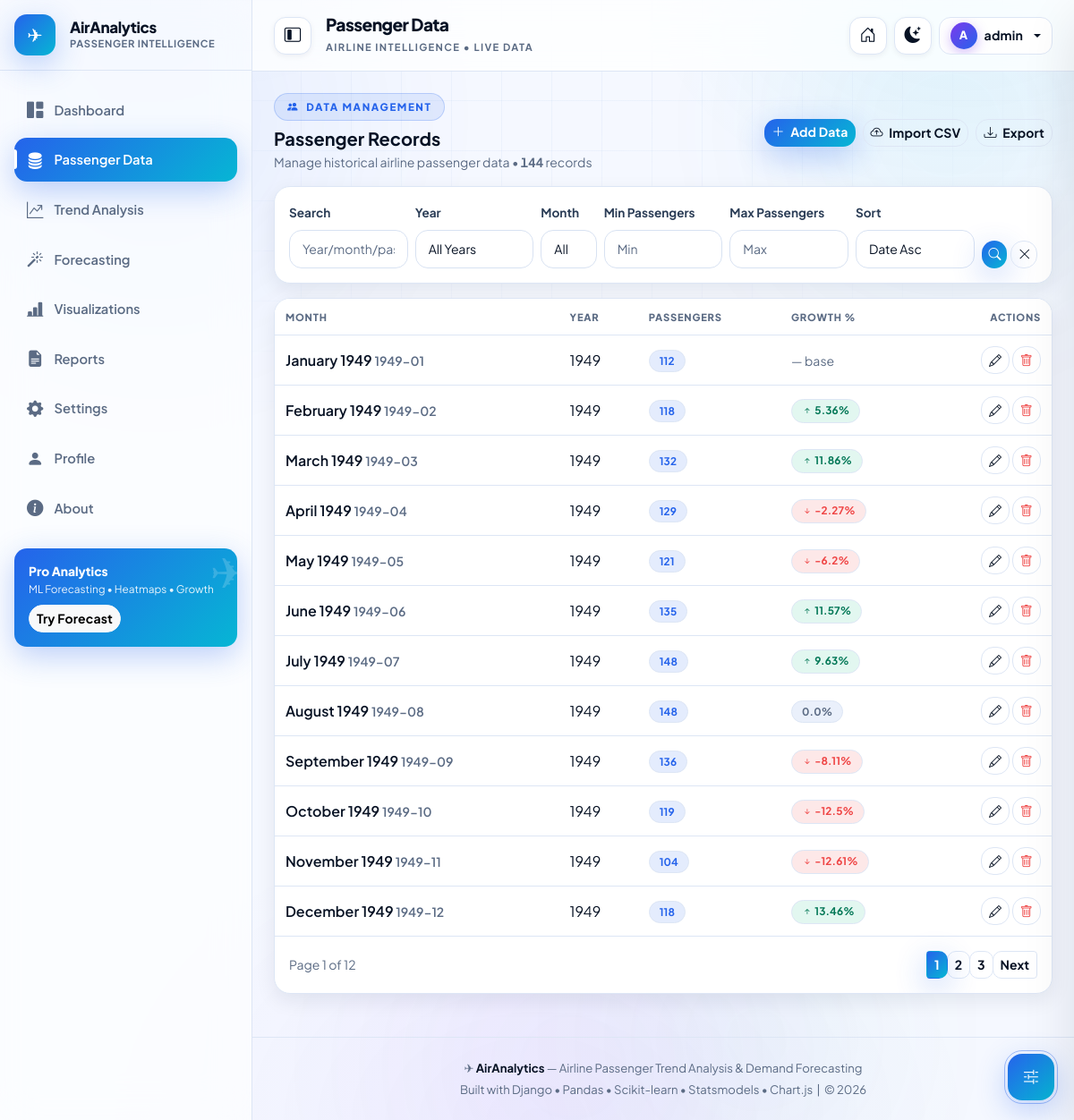
The app's page /passengers/ (signed in) with its own data.
### passengers/models.py (models this page shows, shortened)
class PassengerData(models.Model):
    month = models.DateField(unique=True, db_index=True, help_text="First day of month, e.g. 1949-01-01")
    passengers = models.PositiveIntegerField(validators=[MinValueValidator(0)], help_text="Number of passengers")
    created_at = models.DateTimeField(auto_now_add=True)
    updated_at = models.DateTimeField(auto_now=True)
    class Meta:
        ordering = ['month']
        verbose_name = 'Passenger Data'
        verbose_name_plural = 'Passenger Data'
        indexes = [
            models.Index(fields=['month']),
            models.Index(fields=['passengers']),
        ]

### passengers/views.py (the view)
# urls.py: path('passengers/', views.passenger_list, name='passenger_list'),
@login_required
def passenger_list(request):
    qs = get_filtered_queryset(request)
    all_ordered = PassengerData.objects.all().order_by('month')
    growth_map = {}
    prev = None
    for rec in all_ordered:
        if prev is not None and prev.passengers != 0:
            growth = (rec.passengers - prev.passengers) / prev.passengers * 100
            growth_map[rec.id] = round(growth, 2)
        else:
            growth_map[rec.id] = None
        prev = rec
    paginator = Paginator(qs, 12)
    page_number = request.GET.get('page')
    page_obj = paginator.get_page(page_number)
    filter_form = PassengerFilterForm(request.GET)
    years = PassengerData.objects.dates('month', 'year')
    years_list = sorted(set([d.year for d in PassengerData.objects.values_list('month', flat=True)]), reverse=True) if PassengerData.objects.exists() else []
    if PassengerData.objects.exists():
        years_list = sorted(set([m.year for m in PassengerData.objects.values_list('month', flat=True)]), reverse=True)
        from django.db.models.functions import ExtractYear
        years_list = sorted(PassengerData.objects.annotate(y=ExtractYear('month')).values_list('y', flat=True).distinct(), reverse=True)
    else:
        years_list = []
    context = {
        'page_obj': page_obj,
        'filter_form': filter_form,
        'growth_map': growth_map,
        'years_list': years_list,
        'query_params': request.GET.urlencode(),
    }
    return render(request, 'passengers/passenger_list.html', context)

### passengers/templates/passengers/passenger_list.html (shortened to what this page needs)
{% extends "base.html" %}
{% block page_title %}Passenger Data{% endblock %}
{% block content %}
{% load formatting %}
<div class="d-flex flex-wrap justify-content-between align-items-center gap-2 mb-3">
  <div>
    <span class="eyebrow"><i class="bi bi-people-fill"></i> Data Management</span>
    <h5 class="fw-bold mb-1 mt-2">Passenger Records</h5>
    <p class="small text-muted mb-0">Manage historical airline passenger data &bull; <strong class="count-up" data-count="{{ page_obj.paginator.count }}">{{ page_obj.paginator.count|thousands }}</strong> records</p>
  </div>
  <div class="d-flex gap-2 flex-wrap">
    <a href="/passengers/add/" class="btn btn-primary btn-sm"><i class="bi bi-plus-lg me-1"></i> Add Data</a>
    <a href="/passengers/import/" class="btn btn-ghost btn-sm"><i class="bi bi-cloud-arrow-up me-1"></i> Import CSV</a>
    <a href="/passengers/export/?{{ query_params }}" class="btn btn-ghost btn-sm"><i class="bi bi-download me-1"></i> Export</a>
  </div>
</div>
<div class="card-modern p-3 mb-3">
  <form method="get" class="row g-2 align-items-end">
    <div class="col-6 col-md-2">
      <label class="form-label small" for="f-search">Search</label>
      <input type="text" id="f-search" name="search" value="{{ request.GET.search }}" class="form-control form-control-sm" placeholder="Year/month/passengers">
    </div>
    <div class="col-6 col-md-2">
      <label class="form-label small" for="f-year">Year</label>
      <select name="year" id="f-year" class="form-select form-select-sm">
        <option value="">All Years</option>
      </select>
    </div>
    <div class="col-6 col-md-1">
      <label class="form-label small" for="f-month">Month</label>
      <select name="month" id="f-month" class="form-select form-select-sm">
        <option value="">All</option>
      </select>
    </div>
    <div class="col-6 col-md-2">
      <label class="form-label small" for="f-min">Min Passengers</label>
      <input type="number" id="f-min" name="min_passengers" value="{{ request.GET.min_passengers }}" class="form-control form-control-sm" placeholder="Min">
    </div>
    <div class="col-6 col-md-2">
      <label class="form-label small" for="f-max">Max Passengers</label>
      <input type="number" id="f-max" name="max_passengers" value="{{ request.GET.max_passengers }}" class="form-control form-control-sm" placeholder="Max">
    </div>
    <div class="col-6 col-md-2">
      <label class="form-label small" for="f-sort">Sort</label>
      <select name="sort" id="f-sort" class="form-select form-select-sm">
        <option value="month" {% if request.GET.sort == "month" %}selected{% endif %}>Date Asc</option>
      </select>
    </div>
    <div class="col-12 col-md-1 d-flex gap-1">
      <button type="submit" class="btn btn-primary btn-sm flex-grow-1" title="Apply filters" aria-label="Apply filters"><i class="bi bi-search"></i></button>
      <a href="/passengers/" class="btn btn-ghost btn-sm" title="Clear filters" aria-label="Clear filters"><i class="bi bi-x-lg"></i></a>
    </div>
  </form>
</div>
<div class="card-modern p-0 overflow-hidden">
  <div class="table-responsive">
    <table class="table table-modern table-hover mb-0 align-middle">
      <thead><tr><th scope="col">Month</th><th scope="col">Year</th><th scope="col">Passengers</th><th scope="col">Growth %</th><th scope="col" class="text-end">Actions</th></tr></thead>
      <tbody>
        {% for obj in page_obj %}
        <tr>
          <td class="fw-semibold">{{ obj.month|date:"F Y" }} <small class="text-muted">{{ obj.month|date:"Y-m" }}</small></td>
          <td>{{ obj.month|date:"Y" }}</td>
          <td><span class="badge badge-trend chip--primary">{{ obj.passengers }}</span></td>
          <td>
            {% for id, growth in growth_map.items %}
              {% if id == obj.id %}
                {% if growth is not None %}
                  <span class="badge badge-trend {% if growth > 0 %}chip--success{% elif growth < 0 %}chip--danger{% else %}chip--muted{% endif %}">
                    {% if growth > 0 %}<i class="bi bi-arrow-up-short"></i>{% elif growth < 0 %}<i class="bi bi-arrow-down-short"></i>{% endif %} {{ growth }}%
                  </span>
                {% else %}<span class="text-muted small">&mdash; base</span>{% endif %}
              {% endif %}
            {% endfor %}
          </td>
          <td class="text-end text-nowrap">
            <a href="/passengers/edit/{{ obj.id }}/" class="btn btn-sm btn-ghost" title="Edit record" aria-label="Edit record"><i class="bi bi-pencil"></i></a>
            <button class="btn btn-sm btn-ghost btn-danger-ghost" data-bs-toggle="modal" data-bs-target="#deleteModal{{ obj.id }}" title="Delete record" aria-label="Delete record"><i class="bi bi-trash"></i></button>
          </td>
        </tr>
        {% endfor %}
      </tbody>
    </table>
  </div>
  {% if page_obj.has_other_pages %}
  <div class="p-3 d-flex justify-content-between align-items-center">
    <small class="text-muted">Page {{ page_obj.number }} of {{ page_obj.paginator.num_pages }}</small>
    <nav>
      <ul class="pagination pagination-sm mb-0">
        {% for num in page_obj.paginator.page_range %}{% if page_obj.number == num %}<li class="page-item active"><span class="page-link">{{ num }}</span></li>{% elif num > page_obj.number|add:"-3" and num < page_obj.number|add:"3" %}<li class="page-item"><a class="page-link" href="?page={{ num }}&{{ query_params }}">{{ num }}</a></li>{% endif %}{% endfor %}
        {% if page_obj.has_next %}<li class="page-item"><a class="page-link" href="?page={{ page_obj.next_page_number }}&{{ query_params }}">Next</a></li>{% endif %}
      </ul>
    </nav>
  </div>
  {% endif %}
</div>
{% endblock %}

### templates/base.html (shortened to what this page needs)
{% load static %}<!DOCTYPE html>
<html lang="en" data-theme="light">
<head>
<link href="https://cdn.jsdelivr.net/npm/bootstrap@5.3.3/dist/css/bootstrap.min.css" rel="stylesheet">
<link rel="stylesheet" href="https://cdn.jsdelivr.net/npm/bootstrap-icons@1.11.3/font/bootstrap-icons.css">
<link rel="stylesheet" href="{% static 'css/tokens.css' %}">
<link rel="stylesheet" href="{% static 'css/core.css' %}">
<link rel="stylesheet" href="{% static 'css/components.css' %}">
<link rel="stylesheet" href="{% static 'css/appearance.css' %}">
<link rel="stylesheet" href="{% static 'css/bootstrap-theme.css' %}">
</head>
<body>
<div class="aa-bg" aria-hidden="true">
  <span class="aa-bg__orb aa-bg__orb--blue"></span>
  <span class="aa-bg__orb aa-bg__orb--cyan"></span>
</div>
<nav id="sidebar" class="sidebar" aria-label="Main navigation">
  <div class="sidebar-head">
    <div class="d-flex align-items-center gap-3 w-100">
      <div class="brand-badge shimmer" aria-hidden="true">✈</div>
      <div class="sidebar-title flex-grow-1">
        <div class="brand-title">AirAnalytics</div>
        <div class="brand-sub">PASSENGER INTELLIGENCE</div>
      </div>
    </div>
  </div>
  <div class="sidebar-body flex-grow-1">
    <div class="sidebar-nav">
      <a class="nav-link {% if request.path == '/dashboard/' or request.path == '/' %}active{% endif %}" href="/dashboard/" title="Dashboard"><i class="bi bi-grid-1x2-fill"></i> <span class="nav-text">Dashboard</span></a>
      <a class="nav-link {% if '/passengers' in request.path %}active{% endif %}" href="/passengers/" title="Passenger Data"><i class="bi bi-database-fill"></i> <span class="nav-text">Passenger Data</span></a>
      <a class="nav-link {% if request.path == '/trends/' %}active{% endif %}" href="/trends/" title="Trend Analysis"><i class="bi bi-graph-up-arrow"></i> <span class="nav-text">Trend Analysis</span></a>
      <a class="nav-link {% if request.path == '/forecast/' %}active{% endif %}" href="/forecast/" title="Forecasting"><i class="bi bi-magic"></i> <span class="nav-text">Forecasting</span></a>
      <a class="nav-link {% if request.path == '/visualizations/' %}active{% endif %}" href="/visualizations/" title="Visualizations"><i class="bi bi-bar-chart-line-fill"></i> <span class="nav-text">Visualizations</span></a>
      <a class="nav-link {% if request.path == '/reports/' %}active{% endif %}" href="/reports/" title="Reports"><i class="bi bi-file-earmark-text-fill"></i> <span class="nav-text">Reports</span></a>
      <a class="nav-link {% if request.path == '/settings/' %}active{% endif %}" href="/settings/" title="Settings"><i class="bi bi-gear-fill"></i> <span class="nav-text">Settings</span></a>
      <a class="nav-link {% if request.path == '/profile/' %}active{% endif %}" href="/profile/" title="Profile"><i class="bi bi-person-fill"></i> <span class="nav-text">Profile</span></a>
      <a class="nav-link {% if request.path == '/about/' %}active{% endif %}" href="/about/" title="About"><i class="bi bi-info-circle-fill"></i> <span class="nav-text">About</span></a>
    </div>
    <div class="sidebar-cta-wrap">
      <div class="sidebar-cta">
        <div class="sidebar-cta__plane" aria-hidden="true">✈</div>
        <div class="sidebar-cta__title">Pro Analytics</div>
        <div class="sidebar-cta__sub">ML Forecasting • Heatmaps • Growth</div>
        <a href="/forecast/" class="btn btn-sm btn-light mt-2 fw-bold">Try Forecast</a>
      </div>
    </div>
  </div>
</nav>
<div id="mainContent" class="main-content">
  <header class="topnav px-3 px-lg-4 py-3 d-flex align-items-center justify-between">
    <div class="d-flex align-items-center gap-3">
      <button class="topbar-icon-btn d-none d-lg-inline-flex" onclick="toggleCollapse()" id="sidebarToggleBtn" title="Collapse sidebar" aria-label="Collapse sidebar" aria-expanded="true" aria-controls="sidebar"><i class="bi bi-layout-sidebar-inset" id="sidebarToggleIcon"></i></button>
      <div>
        <h1 class="mb-0 page-title">{% block page_title %}Dashboard{% endblock %}</h1>
        <small class="page-kicker d-none d-md-inline">Airline Intelligence • Live Data</small>
      </div>
    </div>
    <div class="d-flex align-items-center gap-2 ms-auto">
      <a href="/" class="topbar-icon-btn d-none d-md-inline-flex" title="Home" aria-label="Home"><i class="bi bi-house-door"></i></a>
      <button class="topbar-icon-btn" onclick="toggleTheme()" id="themeBtn" title="Toggle theme" aria-label="Toggle dark mode"></button>
      {% if user.is_authenticated %}
      <div class="dropdown">
        <button class="btn dropdown-toggle d-flex user-menu-btn" data-bs-toggle="dropdown">
          <span class="avatar-circle avatar-circle--sm">{{ user.username|slice:":1"|upper }}</span>
          <span class="d-none d-md-inline user-menu-btn__name">{{ user.username }}</span>
        </button>
      </div>
      {% else %}
      <a href="/login/" class="btn btn-primary btn-sm">Login</a>
      <a href="/register/" class="btn btn-outline-primary btn-sm">Register</a>
      {% endif %}
    </div>
  </header>
  <div class="p-3 p-lg-4 flex-grow-1">
    {% block content %}{% endblock %}
  </div>
  <footer class="app-footer text-center py-4 px-3 mt-4">
    <div class="mb-1"><span class="footer-plane" aria-hidden="true">✈</span> <strong class="text-theme">AirAnalytics</strong> — Airline Passenger Trend Analysis &amp; Demand Forecasting</div>
    <div>Built with Django • Pandas • Scikit-learn • Statsmodels • Chart.js &nbsp;|&nbsp; © 2026</div>
  </footer>
</div>
</body>
</html>

### records on screen
PassengerData: month "January 1949", month "1949-01", month "1949", passengers "112"
PassengerData: month "February 1949", month "1949-02", month "1949", passengers "118", growth_map "5.36"
PassengerData: month "March 1949", month "1949-03", month "1949", passengers "132", growth_map "11.86"
PassengerData: month "April 1949", month "1949-04", month "1949", passengers "129", growth_map "-2.27"
PassengerData: month "May 1949", month "1949-05", month "1949", passengers "121", growth_map "-6.2"
PassengerData: month "June 1949", month "1949-06", month "1949", passengers "135", growth_map "11.57"
PassengerData: month "July 1949", month "1949-07", month "1949", passengers "148", growth_map "9.63"
PassengerData: month "August 1949", month "1949-08", month "1949", passengers "148", growth_map "0.0"
PassengerData: month "September 1949", month "1949-09", month "1949", passengers "136", growth_map "-8.11"
PassengerData: month "October 1949", month "1949-10", month "1949", passengers "119", growth_map "-12.5"
PassengerData: month "November 1949", month "1949-11", month "1949", passengers "104", growth_map "-12.61"
PassengerData: month "December 1949", month "1949-12", month "1949", passengers "118", growth_map "13.46"

### other values on screen
{{ user.username|slice:":1"|upper }} "A"
{{ user.username }} "admin"
{{ page_obj.paginator.count|thousands }} "144"
{{ page_obj.number }} "1"
{{ page_obj.paginator.num_pages }} "12"
{{ num }} "1"
{{ num }} "2" "3"
